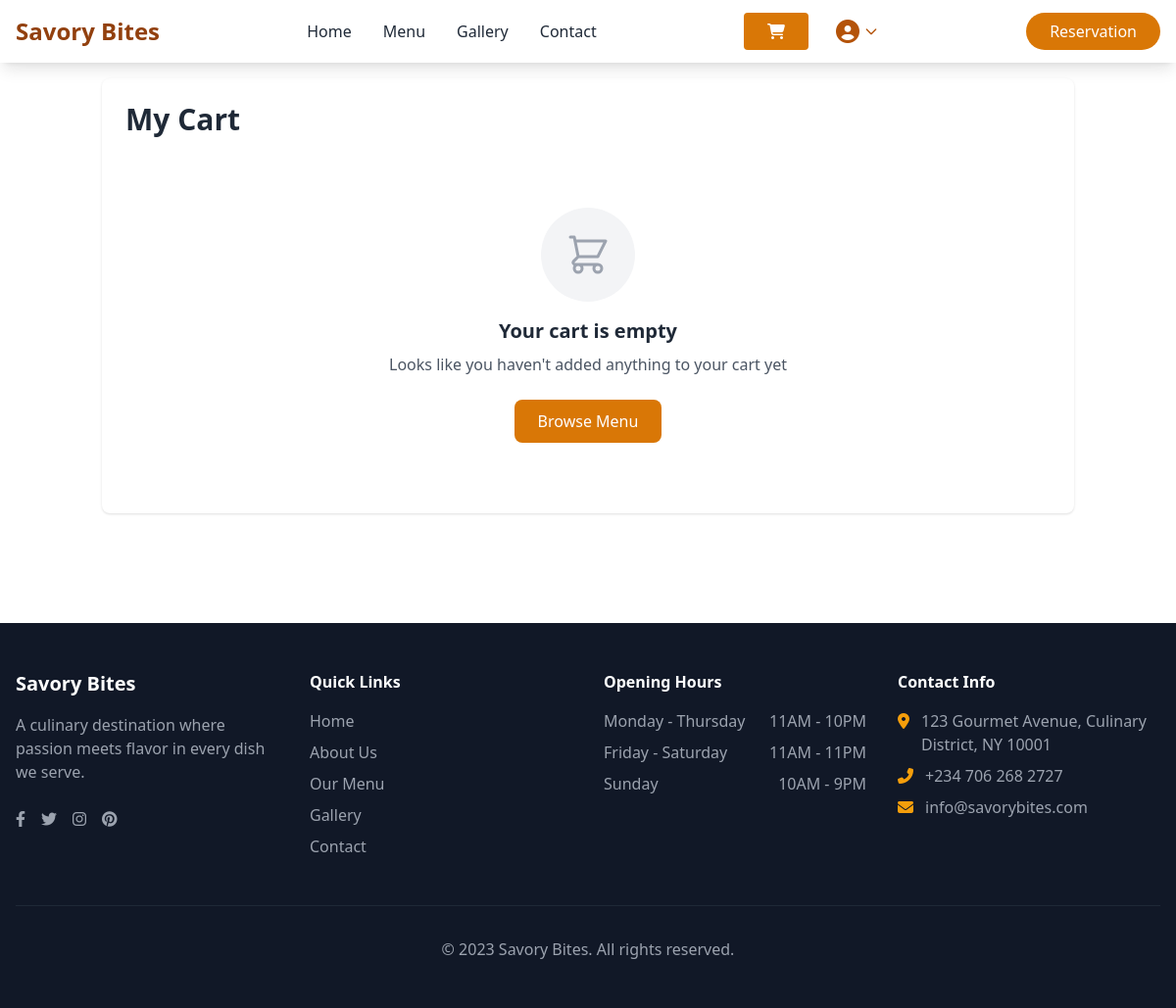
Page /cart/ (signed in) on the earlier database version.
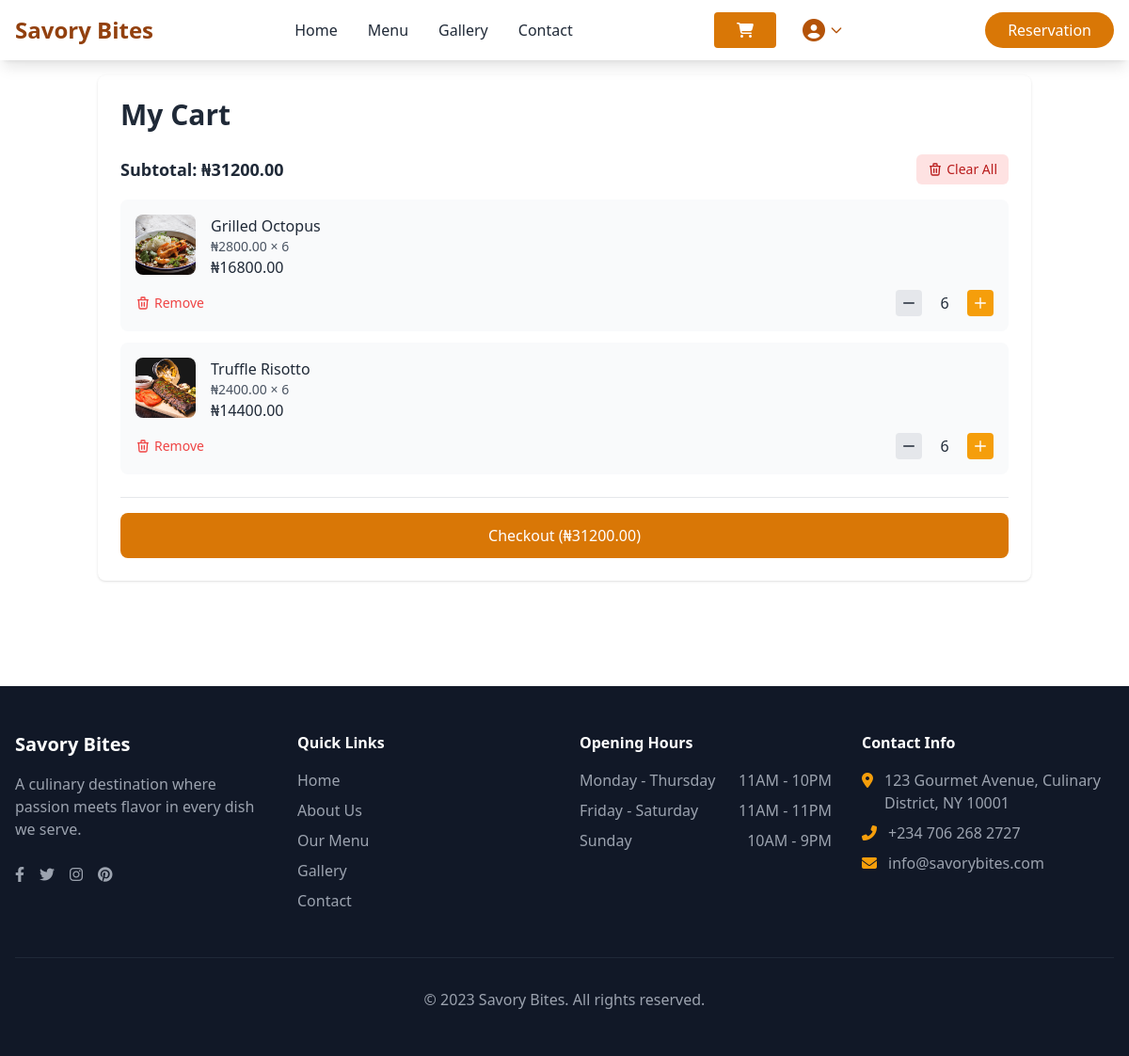
Same page on the later database version.
### savorybites/models.py (models this page shows, shortened)
class CartItem(models.Model):
    user = models.ForeignKey(User, on_delete=models.CASCADE, null=True, blank=True)
    session_key = models.CharField(max_length=40, null=True, blank=True)
    menu_item = models.ForeignKey(Menu, on_delete=models.CASCADE)
    quantity = models.PositiveIntegerField(default=1)
    subtotal = models.DecimalField(max_digits=10, decimal_places=2, default=0)
    created_at = models.DateTimeField(auto_now_add=True)
    @property
    def subtotal(self):
        return self.menu_item.price * self.quantity
    @subtotal.setter
    def subtotal(self, value):
        self._subtotal = value
        return f"{self.quantity}x {self.menu_item.name}"
    class Meta:
        verbose_name_plural = "Cart Items"

class Menu(models.Model):
    class CategoryChoices(models.TextChoices):
        STARTER = 'ST', 'Starter'
        MAIN_COURSE = 'MC', 'Main Course'
        DESSERT = 'DE', 'Dessert'
        DRINKS = 'DR', 'Drinks'
        SNACKS = 'SN', 'Snacks'
    name = models.CharField(max_length=100)
    description = models.TextField()
    price = models.DecimalField(max_digits=10, decimal_places=2)
    image = models.ImageField(upload_to='menu_images/')
    category = models.CharField(max_length=50, choices=CategoryChoices.choices, default=CategoryChoices.MAIN_COURSE)
    is_available = models.BooleanField(default=True)
    class Meta:
         verbose_name_plural = "Menu"

### savorybites/views.py (the view)
# urls.py: path('cart/', views.view_cart, name='view_cart'),
def view_cart(request):
    if request.user.is_authenticated:
        cart_items = CartItem.objects.filter(user=request.user).select_related('menu_item')
    else:
        session_key = request.session.session_key
        if not session_key:
            request.session.create()
            session_key = request.session.session_key
        cart_items = CartItem.objects.filter(session_key=session_key, user__isnull=True).select_related('menu_item')
    cart_count = cart_items.count()
    total = sum(item.menu_item.price * item.quantity for item in cart_items)
    context = {
        'cart_items': cart_items,
        'total': total,
        'cart_count': cart_count,
    }
    return render(request, 'utilities/cart.html', context)

### savorybites/templates/utilities/cart.html (shortened to what this page needs)
{% extends 'layout.html' %}
{% block content %}
<div class="max-w-5xl mx-auto px-4 pb-8 pt-20">
    <div class="bg-white rounded-lg shadow p-6">
        <h1 class="text-3xl font-bold mb-6">My Cart</h1>
        <div id="cart-container">
            {% if cart_items %}
            <div id="cart-content">
                <div class="flex justify-between items-center mb-4">
                    <div class="text-lg font-semibold">
                        Subtotal: ₦<span id="cart-subtotal">{{ total }}</span>
                    </div>
                    <button id="clear-cart-btn" class="bg-red-100 hover:bg-red-200 text-red-700 px-3 py-1.5 rounded-md text-sm flex items-center gap-1 transition-colors">
                        <svg class="w-4 h-4" fill="none" stroke="currentColor" viewBox="0 0 24 24">
                            <path stroke-linecap="round" stroke-linejoin="round" stroke-width="2" d="M19 7l-.867 12.142A2 2 0 0116.138 21H7.862a2 2 0 01-1.995-1.858L5 7m5 4v6m4-6v6m1-10V4a1 1 0 00-1-1h-4a1 1 0 00-1 1v3M4 7h16"/>
                        </svg>
                        Clear All
                    </button>
                </div>
                <div id="cart-items" class="space-y-3">
                    {% for item in cart_items %}
                    <div class="cart-item bg-gray-50 p-4 rounded-lg" data-item-id="{{ item.id }}">
                        <div class="flex gap-4 mb-3">
                            <img src="{{ item.menu_item.image.url }}" alt="{{ item.menu_item.name }}" class="w-16 h-16 object-cover rounded-lg flex-shrink-0">
                            <div class="flex-grow">
                                <h3 class="font-medium">{{ item.menu_item.name }}</h3>
                                <div class="text-sm text-gray-600">
                                    ₦{{ item.menu_item.price }} × <span class="item-quantity">{{ item.quantity }}</span>
                                </div>
                                <div class="font-medium item-subtotal">₦{{ item.subtotal }}</div>
                            </div>
                        </div>
                        <div class="flex justify-between items-center">
                            <button class="remove-item text-red-500 hover:text-red-700 text-sm flex items-center gap-1 transition-colors">
                                <svg class="w-4 h-4" fill="none" stroke="currentColor" viewBox="0 0 24 24">
                                    <path stroke-linecap="round" stroke-linejoin="round" stroke-width="2" d="M19 7l-.867 12.142A2 2 0 0116.138 21H7.862a2 2 0 01-1.995-1.858L5 7m5 4v6m4-6v6m1-10V4a1 1 0 00-1-1h-4a1 1 0 00-1 1v3M4 7h16"/>
                                </svg>
                                Remove
                            </button>
                            <div class="flex items-center gap-1">
                                <button class="quantity-btn decrease w-7 h-7 flex items-center justify-center bg-gray-200 hover:bg-gray-300 rounded transition-colors">
                                    <svg class="w-4 h-4" fill="none" stroke="currentColor" viewBox="0 0 24 24">
                                        <path stroke-linecap="round" stroke-linejoin="round" stroke-width="2" d="M20 12H4"/>
                                    </svg>
                                </button>
                                <span class="quantity-display px-2 w-10 text-center">{{ item.quantity }}</span>
                                <button class="quantity-btn increase w-7 h-7 flex items-center justify-center bg-amber-500 hover:bg-amber-600 text-white rounded transition-colors">
                                    <svg class="w-4 h-4" fill="none" stroke="currentColor" viewBox="0 0 24 24">
                                        <path stroke-linecap="round" stroke-linejoin="round" stroke-width="2" d="M12 4v16m8-8H4"/>
                                    </svg>
                                </button>
                            </div>
                        </div>
                    </div>
                    {% endfor %}
                </div>
                <div class="mt-6 pt-4 border-t">
                    <button id="checkoutButton" class="w-full bg-amber-600 hover:bg-amber-700 text-white py-3 rounded-lg font-medium transition-colors">
                        Checkout (₦<span id="checkout-total">{{ total }}</span>)
                    </button>
                </div>
            </div>
            {% else %}
            <div id="empty-cart" class="text-center py-12">
                <div class="mx-auto w-24 h-24 bg-gray-100 rounded-full flex items-center justify-center mb-4">
                </div>
                <h2 class="text-xl font-bold mb-2">Your cart is empty</h2>
                <p class="text-gray-600 mb-6">Looks like you haven't added anything to your cart yet</p>
                <a href="{% url 'menu' %}" class="inline-block bg-amber-600 hover:bg-amber-700 text-white px-6 py-2.5 rounded-lg transition-colors">
                    Browse Menu
                </a>
            </div>
            {% endif %}
        </div>
    </div>
</div>
{% endblock %}

### savorybites/templates/layout.html (shortened to what this page needs)
{% load static %}
<!DOCTYPE html>
<html lang="en">
<head>
    <script src="https://cdn.tailwindcss.com"></script>
    <link rel="stylesheet" href="https://cdn.jsdelivr.net/npm/notyf@3/notyf.min.css">
    <link rel="stylesheet" href="https://cdnjs.cloudflare.com/ajax/libs/font-awesome/6.4.0/css/all.min.css">
</head>
<body class="font-sans text-gray-800">
    {% include "utilities/navigation.html" %}
    <section class="pb-20">
    {% block content %}{% endblock content %}
    </section>
    {% block footer %}
    {% include "utilities/footer.html" %}
    {% endblock footer %}
</body>
</html>

### savorybites/templates/utilities/navigation.html (shortened to what this page needs)
    <nav class="bg-white shadow-lg fixed w-full z-50">
        <div class="max-w-7xl mx-auto px-4">
            <div class="flex justify-between items-center py-4">
                <div class="flex items-center">
                    <a href="{% url 'index' %}" class="text-2xl font-bold text-amber-800">Savory Bites</a>
                </div>
                <div class="hidden md:flex space-x-8">
                    <a href="{% url 'index' %}" class="text-gray-800 hover:text-amber-600 transition">Home</a>
                    <a href="{% url 'menu' %}" class="text-gray-800 hover:text-amber-600 transition">Menu</a>
                    <a href="{% url 'gallery' %}" class="text-gray-800 hover:text-amber-600 transition">Gallery</a>
                    <a href="{% url 'contact-us' %}" class="text-gray-800 hover:text-amber-600 transition">Contact</a>
                </div>
                <div class="flex items-center space-x-4">
                    <a href="{% url 'view_cart' %}" class="relative cursor-pointer mr-3">
                        <span class="cursor-pointer bg-amber-600 text-white px-6 py-2 rounded hover:bg-amber-700 transition">
                            <i class="fas fa-shopping-cart"></i>
                        </span>
                    </a>
                    <div class="relative md:block hidden">
                        <button id="userDropdownBtn" type="button" class="flex items-center focus:outline-none">
                            <i class="fas fa-user-circle text-2xl text-amber-700"></i>
                            <svg class="w-4 h-4 ml-1 text-amber-700" fill="none" stroke="currentColor" viewBox="0 0 24 24">
                                <path stroke-linecap="round" stroke-linejoin="round" stroke-width="2" d="M19 9l-7 7-7-7"/>
                            </svg>
                        </button>
                    </div>
                </div>
                <div class="hidden md:block">
                    <a href="{% url 'reservations' %}" class="bg-amber-600 text-white px-6 py-2 rounded-full hover:bg-amber-700 transition">Reservation</a>
                </div>
            </div>
        </div>
    </nav>

### savorybites/templates/utilities/footer.html (shortened to what this page needs)
{% load static %}
<footer class="bg-gray-900 text-white py-12">
    <div class="max-w-7xl mx-auto px-4">
        <div class="grid grid-cols-1 md:grid-cols-4 gap-8">
            <div>
                <h3 class="text-xl font-bold mb-4">Savory Bites</h3>
                <p class="text-gray-400">A culinary destination where passion meets flavor in every dish we serve.</p>
                <div class="flex space-x-4 mt-6">
                    <a href="#" class="text-gray-400 hover:text-white transition"><i class="fab fa-facebook-f"></i></a>
                    <a href="#" class="text-gray-400 hover:text-white transition"><i class="fab fa-twitter"></i></a>
                    <a href="#" class="text-gray-400 hover:text-white transition"><i class="fab fa-instagram"></i></a>
                    <a href="#" class="text-gray-400 hover:text-white transition"><i class="fab fa-pinterest"></i></a>
                </div>
            </div>
            <div>
                <h4 class="font-bold mb-4">Quick Links</h4>
                <ul class="space-y-2">
                    <li><a href="#home" class="text-gray-400 hover:text-white transition">Home</a></li>
                    <li><a href="#about" class="text-gray-400 hover:text-white transition">About Us</a></li>
                    <li><a href="#menu" class="text-gray-400 hover:text-white transition">Our Menu</a></li>
                    <li><a href="#gallery" class="text-gray-400 hover:text-white transition">Gallery</a></li>
                    <li><a href="#contact" class="text-gray-400 hover:text-white transition">Contact</a></li>
                </ul>
            </div>
            <div>
                <h4 class="font-bold mb-4">Opening Hours</h4>
                <ul class="space-y-2 text-gray-400">
                    <li class="flex justify-between"><span>Monday - Thursday</span> <span>11AM - 10PM</span></li>
                    <li class="flex justify-between"><span>Friday - Saturday</span> <span>11AM - 11PM</span></li>
                    <li class="flex justify-between"><span>Sunday</span> <span>10AM - 9PM</span></li>
                </ul>
            </div>
            <div>
                <h4 class="font-bold mb-4">Contact Info</h4>
                <ul class="space-y-2 text-gray-400">
                    <li class="flex items-start">
                        <i class="fas fa-map-marker-alt mt-1 mr-3 text-amber-500"></i>
                        <span>123 Gourmet Avenue, Culinary District, NY 10001</span>
                    </li>
                    <li class="flex items-center">
                        <i class="fas fa-phone-alt mr-3 text-amber-500"></i>
                        <span><a href="tel:+2347062682727">+234 706 268 2727</a></span>
                    </li>
                    <li class="flex items-center">
                        <i class="fas fa-envelope mr-3 text-amber-500"></i>
                        <span><a href="mailto:joachimigwebuike@gmail.com">info@savorybites.com</a></span>
                    </li>
                </ul>
            </div>
        </div>
        <div class="border-t border-gray-800 mt-12 pt-8 text-center text-gray-400">
            <p>&copy; 2023 Savory Bites. All rights reserved.</p>
        </div>
    </div>
</footer>

Differences in the rows shown:
added CartItem: menu_item.image (picture), menu_item.name "Grilled Octopus", menu_item.price "2800.00", quantity "6", subtotal "16800.00"
added CartItem: menu_item.image (picture), menu_item.name "Truffle Risotto", menu_item.price "2400.00", quantity "6", subtotal "14400.00"
Other differences:
{{ total }}: (not shown) → "31200.00"
text no longer shown: "Your cart is empty Looks like you haven't added anything to your cart yet Browse Menu"
text now shown: "Subtotal: ₦ Clear All Checkout (₦ )"
